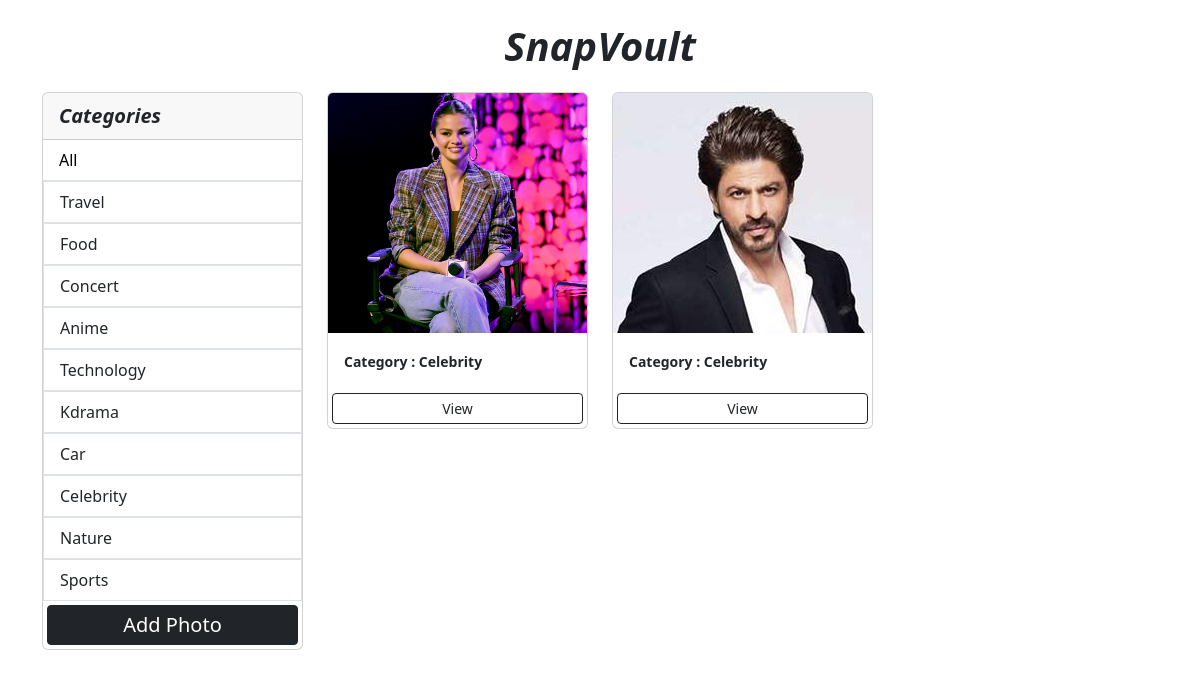
The app's page /?category=Celebrity with its own data.
### snaps/models.py (models this page shows, shortened)
class Category(models.Model):
    name = models.CharField(max_length=100, null=False, blank=False)

class Photo(models.Model):
    category = models.ForeignKey(Category, on_delete=models.SET_NULL, null=True, blank=True)
    image = models.ImageField(null=False, blank=False)
    description = models.TextField(null=False, blank=False)

### snaps/views.py (the view)
# urls.py: path('', views.gallery, name='gallery'),
def gallery(request):
    category = request.GET.get('category')
    if category == None:
        photos = Photo.objects.all()
    else:
        photos = Photo.objects.filter(category__name = category)
    categories = Category.objects.all()
    context = {
        'categories': categories,
        'photos': photos,
    }
    return render(request, 'snaps/gallery.html', context)

### snaps/templates/snaps/gallery.html (shortened to what this page needs)
<!DOCTYPE html>
<html lang="en">
<head>
    <link href="https://cdn.jsdelivr.net/npm/bootstrap@5.3.1/dist/css/bootstrap.min.css"
        rel="stylesheet"
>
</head>
<body class="m-2">
    <div class="my-3 text-center fs-1 fst-italic fw-bolder">
      SnapVoult
    </div>
    <div class="container">
        <div class="row">
            <div class="col-md-3">
                <div class="card" >
                    <div class="card-header fs-5 fst-italic fw-bolder">
                      Categories
                    </div>
                    <ul class="list-group list-group-flush" >
                      <li class="list-group-item">
                        <a style="text-decoration:none; color: black;" href="{% url 'gallery' %}">All</a>
                      </li>
                      {% for category in categories %}
                        <a href="{% url 'gallery' %}?category={{category.name}}"
                            style="text-decoration:none; color: black;">
                            <li class="list-group-item">{{category.name | title}}</li>
                        </a>
                      {% endfor %}
                        <a href="{% url 'addPhoto' %}"
                        class="btn btn-dark btn-block btn-sm m-1 fs-5">Add Photo</a>
                    </ul>
                  </div>
            </div>
            <div class="col-md-9">
                <div class="row">
                    {% for photo in photos %}
                    <div class="col-md-4">
                        <div class="card mb-2">
                            <img src="{{photo.image.url}}"
                                class="card-img-top" alt="..." style="object-fit: cover; height: 15rem">
                            <div class="card-body">
                              <small class="card-text fw-bolder">Category : {{photo.category.name | title}}</small>
                            </div>
                            <a class="btn btn-outline-dark btn-sm m-1"
                                href="{% url 'viewPhoto' photo.id %}">View</a>
                          </div>
                    </div>
                    {% empty %}
                    <h3>No photos...</h3>
                    {% endfor %}
                </div>
            </div>
        </div>
    </div>
</body>
</html>

### records on screen
Category: name "Travel"
Category: name "Food"
Category: name "Concert"
Category: name "Anime"
Category: name "Technology"
Category: name "Kdrama"
Category: name "Car"
Category: name "Celebrity"
Category: name "Nature"
Category: name "Sports"
Photo: image (picture), category.name "Celebrity"
Photo: image (picture), category.name "Celebrity"
